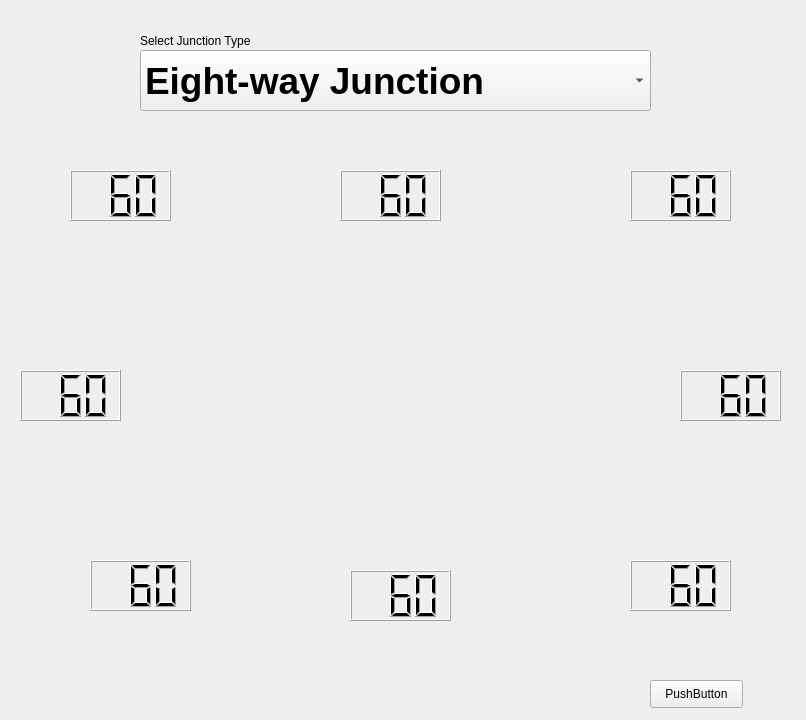
<?xml version="1.0" encoding="UTF-8"?>
<ui version="4.0">
 <class>Form</class>
 <widget class="QWidget" name="Form">
  <property name="geometry">
   <rect>
    <x>0</x>
    <y>0</y>
    <width>806</width>
    <height>720</height>
   </rect>
  </property>
  <property name="windowTitle">
   <string>Form</string>
  </property>
  <widget class="QComboBox" name="comboBox">
   <property name="geometry">
    <rect>
     <x>140</x>
     <y>50</y>
     <width>511</width>
     <height>61</height>
    </rect>
   </property>
   <property name="font">
    <font>
     <pointsize>28</pointsize>
     <weight>75</weight>
     <bold>true</bold>
    </font>
   </property>
   <item>
    <property name="text">
     <string>Eight-way Junction</string>
    </property>
   </item>
   <item>
    <property name="text">
     <string>Four-way Junction</string>
    </property>
   </item>
   <item>
    <property name="text">
     <string>Three-way Junction</string>
    </property>
   </item>
   <item>
    <property name="text">
     <string>Six-way Junction</string>
    </property>
   </item>
  </widget>
  <widget class="QLabel" name="label">
   <property name="geometry">
    <rect>
     <x>140</x>
     <y>30</y>
     <width>141</width>
     <height>21</height>
    </rect>
   </property>
   <property name="text">
    <string>Select Junction Type</string>
   </property>
  </widget>
  <widget class="QLabel" name="imageLabel">
   <property name="geometry">
    <rect>
     <x>130</x>
     <y>230</y>
     <width>541</width>
     <height>331</height>
    </rect>
   </property>
   <property name="text">
    <string/>
   </property>
   <property name="pixmap">
    <pixmap>Eight-way Junction.png</pixmap>
   </property>
   <property name="scaledContents">
    <bool>true</bool>
   </property>
  </widget>
  <widget class="QPushButton" name="pushButton">
   <property name="geometry">
    <rect>
     <x>650</x>
     <y>680</y>
     <width>93</width>
     <height>28</height>
    </rect>
   </property>
   <property name="text">
    <string>PushButton</string>
   </property>
  </widget>
  <widget class="QLCDNumber" name="lcdNumber_LT">
   <property name="geometry">
    <rect>
     <x>70</x>
     <y>170</y>
     <width>101</width>
     <height>51</height>
    </rect>
   </property>
   <property name="digitCount">
    <number>3</number>
   </property>
   <property name="intValue" stdset="0">
    <number>60</number>
   </property>
  </widget>
  <widget class="QLCDNumber" name="lcdNumber_T">
   <property name="geometry">
    <rect>
     <x>340</x>
     <y>170</y>
     <width>101</width>
     <height>51</height>
    </rect>
   </property>
   <property name="digitCount">
    <number>3</number>
   </property>
   <property name="intValue" stdset="0">
    <number>60</number>
   </property>
  </widget>
  <widget class="QLCDNumber" name="lcdNumber_RT">
   <property name="geometry">
    <rect>
     <x>630</x>
     <y>170</y>
     <width>101</width>
     <height>51</height>
    </rect>
   </property>
   <property name="digitCount">
    <number>3</number>
   </property>
   <property name="intValue" stdset="0">
    <number>60</number>
   </property>
  </widget>
  <widget class="QLCDNumber" name="lcdNumber_R">
   <property name="geometry">
    <rect>
     <x>680</x>
     <y>370</y>
     <width>101</width>
     <height>51</height>
    </rect>
   </property>
   <property name="digitCount">
    <number>3</number>
   </property>
   <property name="intValue" stdset="0">
    <number>60</number>
   </property>
  </widget>
  <widget class="QLCDNumber" name="lcdNumber_RB">
   <property name="geometry">
    <rect>
     <x>630</x>
     <y>560</y>
     <width>101</width>
     <height>51</height>
    </rect>
   </property>
   <property name="digitCount">
    <number>3</number>
   </property>
   <property name="intValue" stdset="0">
    <number>60</number>
   </property>
  </widget>
  <widget class="QLCDNumber" name="lcdNumber_B">
   <property name="geometry">
    <rect>
     <x>350</x>
     <y>570</y>
     <width>101</width>
     <height>51</height>
    </rect>
   </property>
   <property name="digitCount">
    <number>3</number>
   </property>
   <property name="intValue" stdset="0">
    <number>60</number>
   </property>
  </widget>
  <widget class="QLCDNumber" name="lcdNumber_LB">
   <property name="geometry">
    <rect>
     <x>90</x>
     <y>560</y>
     <width>101</width>
     <height>51</height>
    </rect>
   </property>
   <property name="digitCount">
    <number>3</number>
   </property>
   <property name="intValue" stdset="0">
    <number>60</number>
   </property>
  </widget>
  <widget class="QLCDNumber" name="lcdNumber_L">
   <property name="geometry">
    <rect>
     <x>20</x>
     <y>370</y>
     <width>101</width>
     <height>51</height>
    </rect>
   </property>
   <property name="digitCount">
    <number>3</number>
   </property>
   <property name="intValue" stdset="0">
    <number>60</number>
   </property>
  </widget>
 </widget>
 <resources/>
 <connections/>
</ui>
